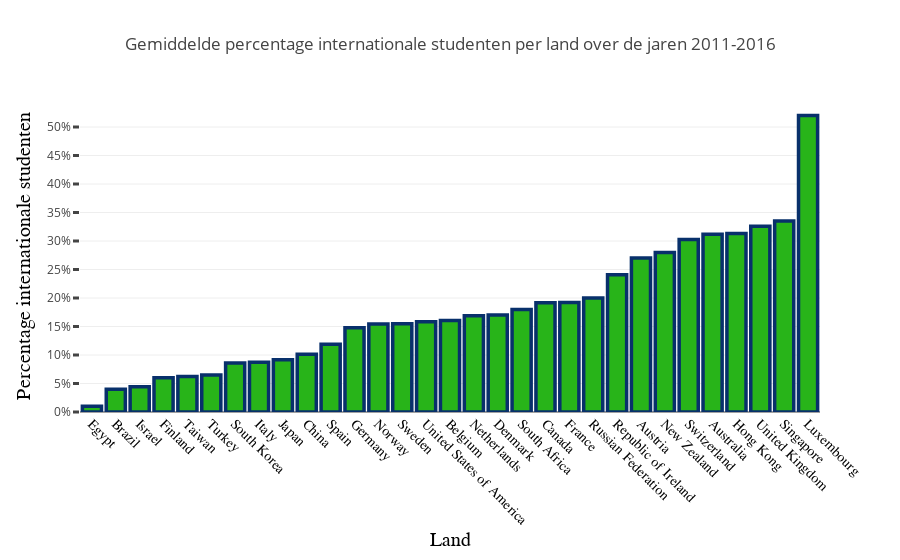

Notebook source saved alongside this figure:
### Code cell
barchart_country_intstudents()

### Figure 1 — Plotly figure (JSON) as saved in the notebook; plotly's stock layout.template omitted (floating-point values rounded to 4 significant figures)
{"data": [{"marker": {"color": "rgb(40, 180, 25)", "line": {"color": "rgb(8,48,107)", "width": 3.5}}, "type": "bar", "uid": "9d0e1b8b-1d35-4db4-aca0-ae82549d7dd8", "x": ["Egypt", "Brazil", "Israel", "Finland", "Taiwan", "Turkey", "South Korea", "Italy", "Japan", "China", "Spain", "Germany", "Norway", "Sweden", "United States of America", "Belgium", "Netherlands", "Denmark", "South Africa", "Canada", "France", "Russian Federation", "Republic of Ireland", "Austria", "New Zealand", "Switzerland", "Australia", "Hong Kong", "United Kingdom", "Singapore", "Luxembourg"], "y": [1, 4, 4.444, 6, 6.222, 6.5, 8.609, 8.75, 9.148, 10.11, 11.88, 14.77, 15.43, 15.48, 15.84, 16.05, 16.87, 17, 18, 19.19, 19.22, 20, 24.09, 27, 28, 30.24, 31.18, 31.32, 32.59, 33.5, 52]}], "layout": {"title": {"text": "Gemiddelde percentage internationale studenten per land over de jaren 2011-2016"}, "xaxis": {"automargin": true, "showticklabels": true, "tickangle": 45, "tickfont": {"color": "black", "family": "Old Standard TT, serif", "size": 14}, "title": {"font": {"color": "black", "family": "Arial, sans-serif", "size": 20}, "text": "Land"}}, "yaxis": {"automargin": true, "dtick": 5, "tick0": 0, "ticklen": 6, "tickmode": "linear", "ticksuffix": "%", "tickwidth": 3, "title": {"font": {"color": "black", "family": "Arial, sans-serif", "size": 20}, "text": "Percentage internationale studenten"}}}}
